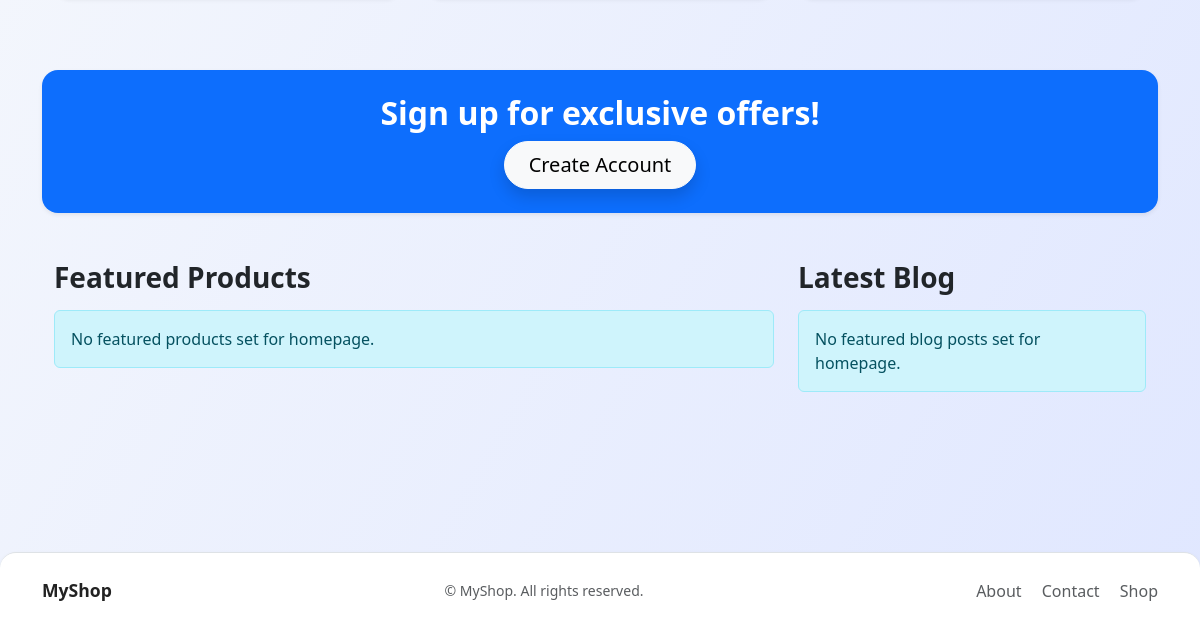
Before: / (lower part) with the older database file.
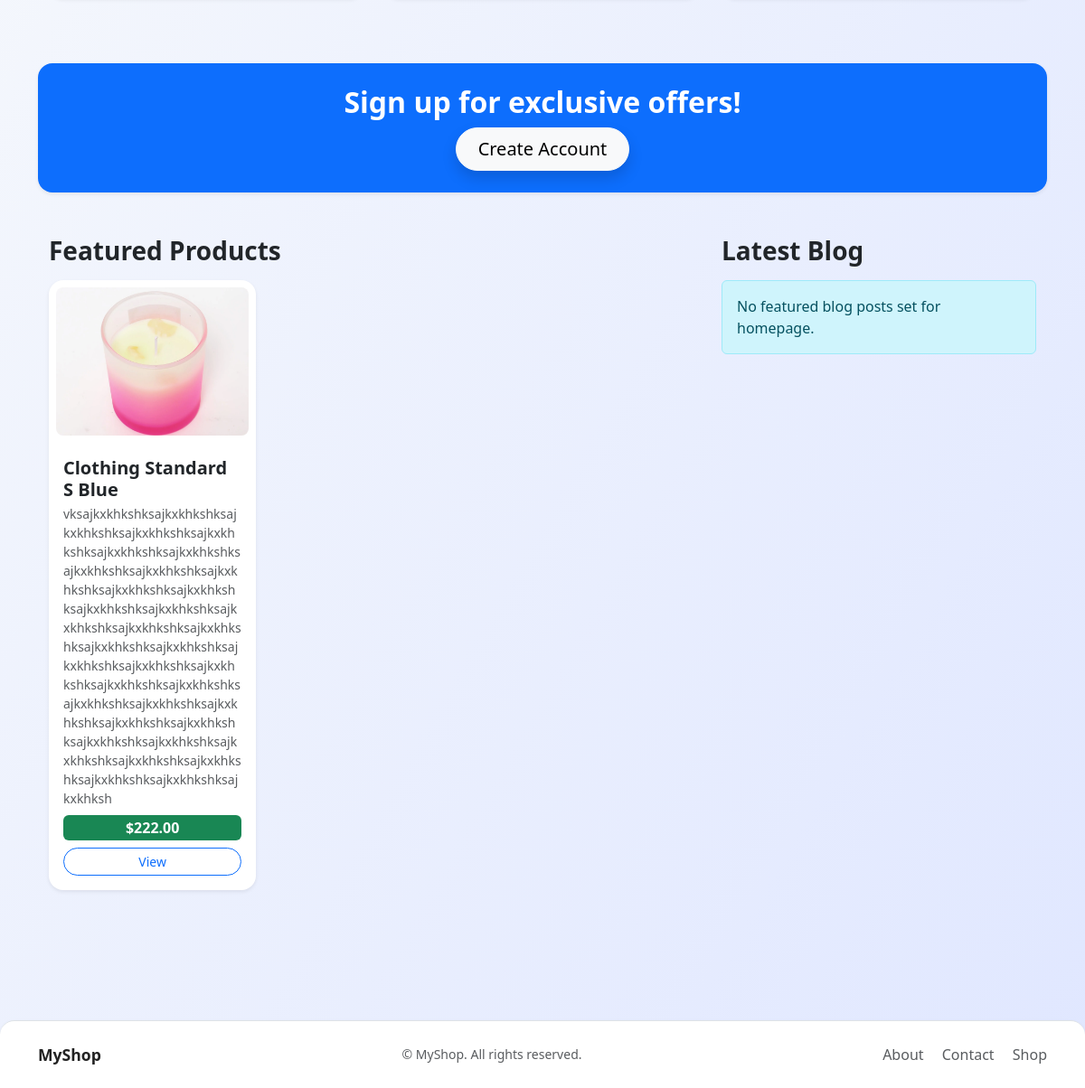
After: the same page with the newer database file.
### shop/models.py (models this page shows, shortened)
class Product(models.Model):
    name = models.CharField(max_length=200)
    description = models.TextField()
    long_description = models.TextField(blank=True, null=True, help_text='Detailed product description for product detail page')
    price = models.DecimalField(max_digits=10, decimal_places=2)
    stock = models.PositiveIntegerField()
    image = models.ImageField(upload_to='products/', blank=True, null=True)
    image_url = models.URLField(blank=True, null=True, help_text='Optional: Provide an image URL instead of uploading')
    category = models.ForeignKey(Category, on_delete=models.CASCADE, related_name='products')
    slug = models.SlugField(unique=True)
    size = models.CharField(max_length=20, blank=True, null=True)
    color = models.CharField(max_length=20, blank=True, null=True)
    is_featured = models.BooleanField(default=False, help_text='Show as featured product')
    show_on_homepage = models.BooleanField(default=False, help_text='Show this product on homepage')
    variation = models.ForeignKey(Variation, on_delete=models.SET_NULL, null=True, blank=True, related_name='products', help_text='Admin can assign a variation type (e.g. Standard, Limited Edition, etc.)')
    def get_image(self):
        if self.image:
            return self.image.url
        elif self.image_url:
            return self.image_url
        return ''

### core/views.py (the view)
# urls.py: path('', views.home, name='home'),
def home(request):
    ip = request.META.get('REMOTE_ADDR')
    try:
        VisitorLog.objects.create(ip_address=ip)
    except Exception:
        pass
    banner = HomeBanner.objects.filter(is_active=True).order_by('-updated_at').first()
    featured_products = Product.objects.filter(show_on_homepage=True)[:8]
    featured_blogs = BlogPost.objects.filter(show_on_homepage=True)[:3]
    return render(request, 'home.html', {
        'banner': banner,
        'featured_products': featured_products,
        'featured_blogs': featured_blogs,
    })

### core/context_processors.py (called while the page is built)
def site_settings(request):
    return {
        'settings': SiteSettings.objects.first(),
        'about_page_settings': AboutPageSettings.objects.first(),
    }

### templates/home.html (shortened to what this page needs)
{% extends 'base.html' %}
{% block content %}
<div class="container mb-5">
  <div class="row text-center">
  </div>
</div>
<div class="container-fluid bg-primary text-white text-center py-4 mb-5 rounded-4 shadow-sm">
  <h2 class="mb-2 fw-bold">Sign up for exclusive offers!</h2>
  <a href="/accounts/register/" class="btn btn-light btn-lg px-4 rounded-pill shadow">Create Account</a>
</div>
<div class="container mb-5">
  <div class="row">
    <div class="col-md-8 mb-4">
      <h3 class="mb-3 fw-bold">Featured Products</h3>
      {% if featured_products %}
        <div class="row g-3">
          {% for product in featured_products %}
          <div class="col-md-6 col-lg-4">
            <div class="card h-100 shadow-sm border-0 rounded-4">
              {% if product.get_image %}
              <img src="{{ product.get_image }}" class="card-img-top p-2 rounded-4" alt="{{ product.name }}" style="object-fit:cover; height:180px;">
              {% endif %}
              <div class="card-body d-flex flex-column">
                <h5 class="card-title mb-1"><a href="{% url 'product_detail' product.slug %}" class="text-decoration-none text-dark fw-semibold">{{ product.name }}</a></h5>
                <p class="card-text small text-muted mb-2">{{ product.description|truncatewords:15 }}</p>
                <span class="badge bg-success fs-6 mb-2">${{ product.price }}</span>
                <a href="{% url 'product_detail' product.slug %}" class="btn btn-outline-primary btn-sm mt-auto rounded-pill">View</a>
              </div>
            </div>
          </div>
          {% endfor %}
        </div>
      {% else %}
        <div class="alert alert-info">No featured products set for homepage.</div>
      {% endif %}
    </div>
    <div class="col-md-4 mb-4">
      <h3 class="mb-3 fw-bold">Latest Blog</h3>
      {% if featured_blogs %}
        <div class="list-group">
          {% for blog in featured_blogs %}
          <a href="{% url 'blog_detail' blog.slug %}" class="list-group-item list-group-item-action rounded-3 mb-2 shadow-sm border-0">
            <div class="d-flex align-items-center">
              {% if blog.get_image %}
              <img src="{{ blog.get_image }}" alt="{{ blog.title }}" class="rounded me-3" style="width:60px; height:60px; object-fit:cover;">
              {% endif %}
              <div>
                <h6 class="mb-1 fw-semibold">{{ blog.title }}</h6>
                <small class="text-muted">{{ blog.created_at|date:"M d, Y" }}</small>
              </div>
            </div>
          </a>
          {% endfor %}
        </div>
      {% else %}
        <div class="alert alert-info">No featured blog posts set for homepage.</div>
      {% endif %}
    </div>
  </div>
</div>
{% endblock %}
{% block extra_head %}
{{ block.super }}
<link rel="stylesheet" href="https://cdnjs.cloudflare.com/ajax/libs/animate.css/4.1.1/animate.min.css"/>
{% endblock %}

Changed rows visible on the page:
added Product: get_image (picture), name "Clothing Standard S Blue", description "vksajkxkhkshksajkxkhkshksajkxkhkshksajkxkhkshksajkxkhkshksajkxkhkshksajkxkhkshksajkxkhkshksajkxkhkshksajkxkhkshksajkxkhkshksajkxkhkshksajkxkhkshksajkxkhkshksajkxkhkshksajkxkhkshksajkxkhkshksajkxkhkshksajkxkhkshksajkxkhkshksajkxkhkshksajkxkhkshksajkxkhkshksajkxkhkshksajkxkhkshksajkxkhkshksajkxkhkshksajkxkhkshksajkxkhkshksajkxkhkshksajkxkhkshksajkxkhkshksajkxkhkshksajkxkhkshksajkxkhkshksajkxkhkshksajkxkhksh", price "222.00"
Other visible differences:
text no longer shown: "No featured products set for homepage."
